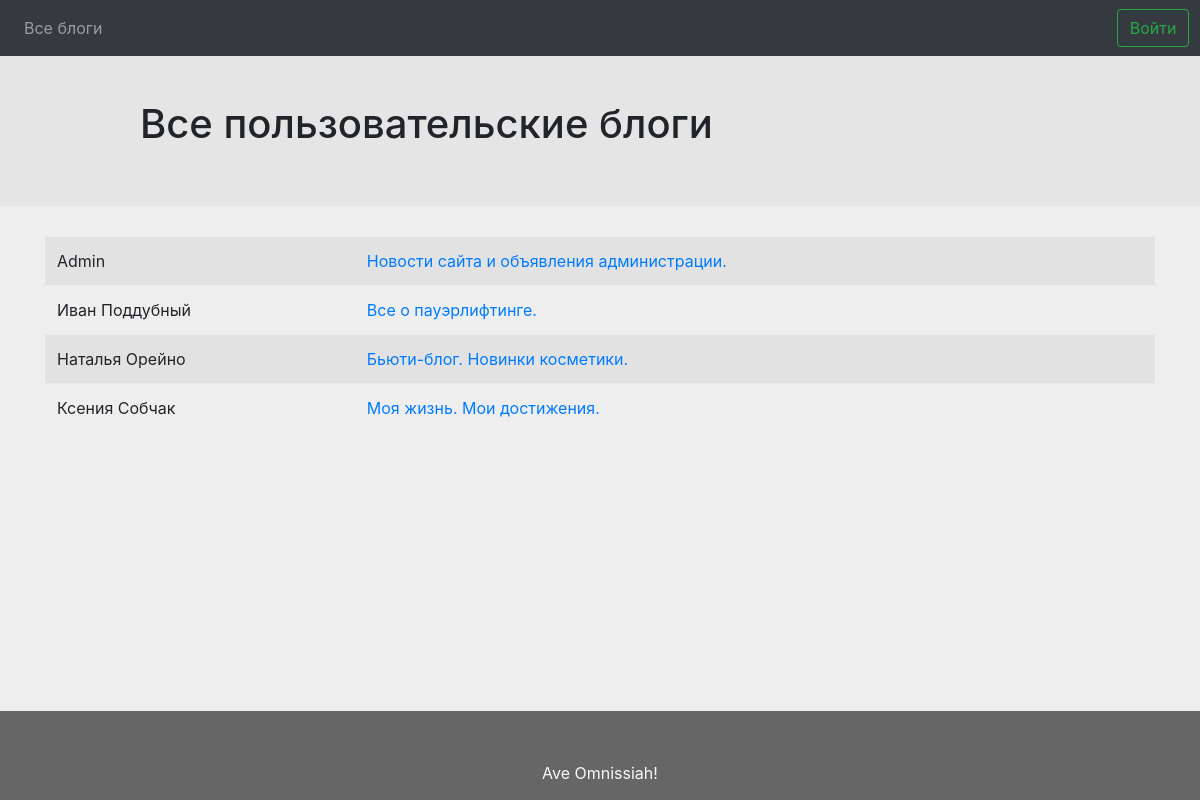
Screenshot of /users_and_blogs/ with the database file from the repository.
### users/models.py (models this page shows, shortened)
class Users(models.Model):
    user = models.OneToOneField(User, null=True)
    blog_name = models.CharField(max_length=200, blank=True, verbose_name='Название блога')
    subscribes = models.ManyToManyField('Users', related_name='subscribers', verbose_name='Подписки', blank=True)
    viewed_records = models.ManyToManyField(Record, related_name='viewers', verbose_name='Просмотренные', blank=True)

### users/views.py (the view)
class BlogsListView(ListView):
    model = Users
    context_object_name = 'users'
    template_name = 'users/users_and_blogs.html'

### templates/users/users_and_blogs.html (shortened to what this page needs)
{% extends 'main.html' %}
{% block title %}
    <h1>Все пользовательские блоги</h1>
{% endblock %}
{% block content %}
    <div class="row">
        <div class="col-12">
            <div class="table-responsive">
            <table class="table table-striped">
              <tbody>
                {% for user in users %}
                    <tr>
                      <td>{{ user.user.get_full_name }}</td>
                        <td><a href="{% url 'blogs:records' user.id %}">{{ user.blog_name }}</a></td>
                      <td>
                      </td>
                    </tr>
               {% endfor %}
              </tbody>
            </table>
          </div>
        </div>
    </div>
{% endblock %}

### templates/main.html (shortened to what this page needs)
{% load static %}
<!DOCTYPE html>
<html lang="en">
<head>
    <link rel="stylesheet" href="{% static 'bootstrap/css/bootstrap.css'%}">
    <link rel="stylesheet" href="{% static 'styles.css'%}">
</head>
<body>
<nav class="navbar navbar-expand-md navbar-dark bg-dark fixed-top">
      <div class="collapse navbar-collapse" id="navbarsExampleDefault">
        <ul class="navbar-nav mr-auto">
          <li class="nav-item">
            <a class="nav-link" href="{% url 'users:blogs' %}">Все блоги</a>
          </li>
        </ul>
        {% if request.user.id %}
            <div class="row">
                <div class="greeting">
                    Привет, {{ request.user.first_name }}.
                </div>
                <div class="col">
                    <a href="{% url 'logout' %}" class="btn btn-outline-success my-2 my-sm-0">Выйти</a>
                </div>
            </div>
        {% else %}
          <div class="row col-1">
              <a href="{% url 'login' %}" class="btn btn-outline-success my-2 my-sm-0">Войти</a>
            </div>
        {% endif %}
      </div>
    </nav>
<div class = "header">
    <div class="container">
        <div class="row">
            <div class="col-10" style="margin: 30px auto">
                {% block title %}
                {% endblock %}
            </div>
        </div>
    </div>
</div>
<div class="container">
    {% block content %}
    {% endblock %}
</div>
<footer>
    <div class="container">
        <div class="row justify-content-center">
            <div class="row" style="margin-top: 50px; color: #f8f8f8">
                Ave Omnissiah!
            </div>
        </div>
    </div>
</footer>
</body>
</html>

### static/styles.css (style rules this page uses)
html { position: relative; min-height: 100%; }
body { background-color: #eee; margin-bottom: 105px; }
.header { padding:70px 0 20px; background-color: #e5e5e5; margin-bottom: 30px }
footer { position: absolute; bottom: 0; width: 100%; background-color: #666; padding-bottom: 15px; margin-top: 50px; }

### rows the page displays
Users: user.get_full_name "Admin", blog_name "Новости сайта и объявления администрации."
Users: user.get_full_name "Иван Поддубный", blog_name "Все о пауэрлифтинге."
Users: user.get_full_name "Наталья Орейно", blog_name "Бьюти-блог. Новинки косметики."
Users: user.get_full_name "Ксения Собчак", blog_name "Моя жизнь. Мои достижения."
